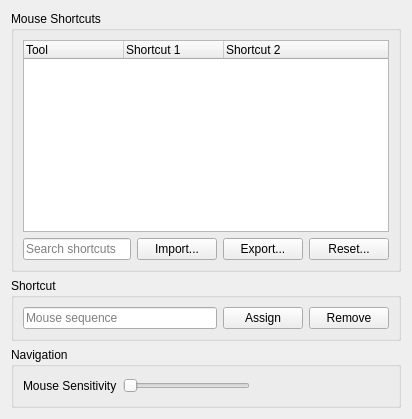
     <widget class="QWidget" name="tabMouse">
      <property name="whatsThis">
       <string>&lt;p&gt;&lt;b&gt;Mouse Shortcuts&lt;/b&gt;&lt;/p&gt;&lt;p&gt;Select a tool, click the Mouse Sequence field with the button and modifiers to use, then choose Assign. Each tool can have two shortcuts; a new assignment becomes the primary shortcut. Remove clears the primary shortcut and promotes the secondary shortcut. Choose OK in Preferences to save changes.&lt;/p&gt;</string>
      </property>
      <attribute name="title">
       <string>Mouse</string>
      </attribute>
      <layout class="QVBoxLayout" name="verticalLayout_10">
       <item>
        <layout class="QVBoxLayout" name="verticalLayout_9">
         <item>
          <widget class="QGroupBox" name="groupBox_5">
           <property name="title">
            <string>Mouse Shortcuts</string>
           </property>
           <layout class="QVBoxLayout" name="verticalLayout_11">
            <item>
             <layout class="QVBoxLayout" name="verticalLayout_12">
              <item>
               <widget class="QTreeWidget" name="mouseTree">
                <property name="accessibleName">
                 <string>Tools and Mouse Shortcuts</string>
                </property>
                <property name="toolTip">
                 <string>Select a tool to edit its primary and secondary mouse shortcuts.</string>
                </property>
                <property name="rootIsDecorated">
                 <bool>true</bool>
                </property>
                <property name="uniformRowHeights">
                 <bool>true</bool>
                </property>
                <column>
                 <property name="text">
                  <string>Tool</string>
                 </property>
                </column>
                <column>
                 <property name="text">
                  <string>Shortcut 1</string>
                 </property>
                </column>
                <column>
                 <property name="text">
                  <string>Shortcut 2</string>
                 </property>
                </column>
               </widget>
              </item>
              <item>
               <layout class="QHBoxLayout" name="horizontalLayout_13">
                <item>
                 <widget class="QLineEdit" name="MouseFilterEdit">
                  <property name="accessibleName">
                   <string>Filter Tools</string>
                  </property>
                  <property name="toolTip">
                   <string>Filter tools by name or shortcut.</string>
                  </property>
                  <property name="placeholderText">
                   <string>Search shortcuts</string>
                  </property>
                 </widget>
                </item>
                <item>
                 <widget class="QPushButton" name="MouseImportButton">
                  <property name="toolTip">
                   <string>Replace mouse shortcuts with assignments from a text file.</string>
                  </property>
                  <property name="text">
                   <string>Import...</string>
                  </property>
                 </widget>
                </item>
                <item>
                 <widget class="QPushButton" name="MouseExportButton">
                  <property name="toolTip">
                   <string>Save the current mouse shortcuts to a text file immediately.</string>
                  </property>
                  <property name="text">
                   <string>Export...</string>
                  </property>
                 </widget>
                </item>
                <item>
                 <widget class="QPushButton" name="mouseReset">
                  <property name="toolTip">
                   <string>Restore the default mouse shortcuts after confirmation.</string>
                  </property>
                  <property name="text">
                   <string>Reset...</string>
                  </property>
                 </widget>
                </item>
               </layout>
              </item>
             </layout>
            </item>
           </layout>
          </widget>
         </item>
        </layout>
       </item>
       <item>
        <widget class="QGroupBox" name="MouseShortcutGroup">
         <property name="title">
          <string>Shortcut</string>
         </property>
         <layout class="QHBoxLayout" name="MouseShortcutLayout">
          <item>
           <widget class="QLineEdit" name="MouseShortcutEdit">
            <property name="placeholderText">
             <string>Mouse sequence</string>
            </property>
            <property name="accessibleName">
             <string>Mouse Sequence</string>
            </property>
            <property name="whatsThis">
             <string>&lt;p&gt;&lt;b&gt;Mouse Sequence&lt;/b&gt;&lt;/p&gt;&lt;p&gt;Click here with the mouse button you want to assign while holding any Control, Alt or Shift modifiers. Assign makes it the primary shortcut of the selected tool and asks before replacing a shortcut already used by another tool.&lt;/p&gt;</string>
            </property>
            <property name="toolTip">
             <string>Click here with the mouse button and modifier keys you want to assign, then choose Assign.</string>
            </property>
            <property name="readOnly">
             <bool>true</bool>
            </property>
           </widget>
          </item>
          <item>
           <widget class="QPushButton" name="mouseAssign">
            <property name="toolTip">
             <string>Assign the entered mouse sequence to the selected tool.</string>
            </property>
            <property name="text">
             <string>Assign</string>
            </property>
           </widget>
          </item>
          <item>
           <widget class="QPushButton" name="mouseRemove">
            <property name="toolTip">
             <string>Remove the primary mouse shortcut and promote the secondary shortcut.</string>
            </property>
            <property name="text">
             <string>Remove</string>
            </property>
           </widget>
          </item>
         </layout>
        </widget>
       </item>
       <item>
        <widget class="QGroupBox" name="MouseSensitivityGroup">
         <property name="title">
          <string>Navigation</string>
         </property>
         <layout class="QGridLayout" name="MouseSensitivityLayout">
          <item row="0" column="0">
           <widget class="QLabel" name="label_13">
            <property name="toolTip">
             <string>Adjust how strongly mouse motion affects navigation.</string>
            </property>
            <property name="buddy">
             <cstring>mouseSensitivity</cstring>
            </property>
            <property name="text">
             <string>Mouse Sensitivity</string>
            </property>
           </widget>
          </item>
          <item row="0" column="1">
           <widget class="QSlider" name="mouseSensitivity">
            <property name="accessibleName">
             <string>Mouse Sensitivity</string>
            </property>
            <property name="toolTip">
             <string>Adjust how strongly mouse motion affects navigation.</string>
            </property>
            <property name="minimum">
             <number>1</number>
            </property>
            <property name="maximum">
             <number>20</number>
            </property>
            <property name="pageStep">
             <number>5</number>
            </property>
            <property name="orientation">
             <enum>Qt::Orientation::Horizontal</enum>
            </property>
           </widget>
          </item>
          <item row="0" column="2">
           <widget class="QLabel" name="MouseSensitivityLabel">
            <property name="text">
             <string/>
            </property>
           </widget>
          </item>
          <item row="0" column="3">
           <spacer name="MouseSensitivitySpacer">
            <property name="orientation">
             <enum>Qt::Horizontal</enum>
            </property>
            <property name="sizeHint" stdset="0">
             <size>
              <width>40</width>
              <height>20</height>
             </size>
            </property>
           </spacer>
          </item>
         </layout>
        </widget>
       </item>
      </layout>
     </widget>
